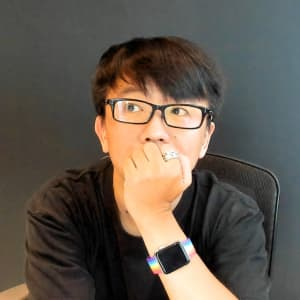
#> input picture src/assets/images/staff/EddieKao.jpg, 300 x 300 px
$ python cleanup.py ../../src/assets/images/staff/EddieKao.jpg ../../src/assets/images/staff/EddieKao.jpg 1.0
#> lines starting #> are read from the running program, lines starting #| are printed output that depends on the picture
#!/usr/bin/env python3
# cleanup.py — 去背 PNG 後製：轉正 EXIF、裁到 alpha 邊界、alpha 收縮 1px 去殘邊。
# 用法： python3 cleanup.py <輸入png> <輸出png> [margin_ratio]
# 見 docs/point-cloud-effect.md §7.4。
import sys
from PIL import Image, ImageOps, ImageFilter

def main():
    if len(sys.argv) < 3:
        print("usage: python3 cleanup.py <in.png> <out.png> [margin]", file=sys.stderr)
        sys.exit(2)
    in_path, out_path = sys.argv[1], sys.argv[2]
    margin = float(sys.argv[3]) if len(sys.argv) > 3 else 0.02

    img = Image.open(in_path)
#> img is the input picture: PIL image 300x300 RGB; mean R, G, B 95.9, 87.3, 77.5
    img = ImageOps.exif_transpose(img)   # 依 EXIF 轉正
    img = img.convert("RGBA")
#> img: PIL image 300x300 RGBA

    r, g, b, a = img.split()
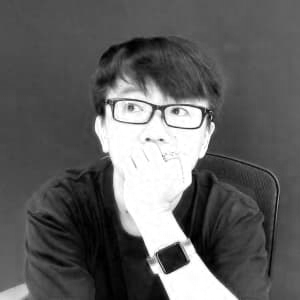
#> r: PIL image 300x300 L; min 0, max 255, mean 95.9
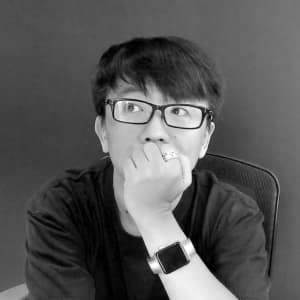
#> g: PIL image 300x300 L; min 0, max 255, mean 87.3
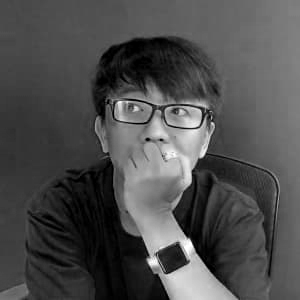
#> b: PIL image 300x300 L; min 0, max 255, mean 77.5
#> a: PIL image 300x300 L; every value is 255
    # alpha 收縮 1px：MinFilter(3) 吃掉半透明外緣，去掉去背殘留的一圈背景色
    a = a.filter(ImageFilter.MinFilter(3))
    img = Image.merge("RGBA", (r, g, b, a))

    # 裁到不透明內容的邊界（+margin）
    bbox = a.getbbox()
#> bbox = (0, 0, 300, 300)
    if bbox:
        x0, y0, x1, y1 = bbox
#> x0 = 0; y0 = 0; x1 = 300; y1 = 300
        mx = int((x1 - x0) * margin)
#> mx = 300
        my = int((y1 - y0) * margin)
#> my = 300
        x0 = max(0, x0 - mx); y0 = max(0, y0 - my)
        x1 = min(img.width, x1 + mx); y1 = min(img.height, y1 + my)
        img = img.crop((x0, y0, x1, y1))

    img.save(out_path)
    print(f"wrote {out_path} ({img.width}x{img.height})")
#| wrote ../../src/assets/images/staff/EddieKao.jpg (300x300)

if __name__ == "__main__":
    main()
